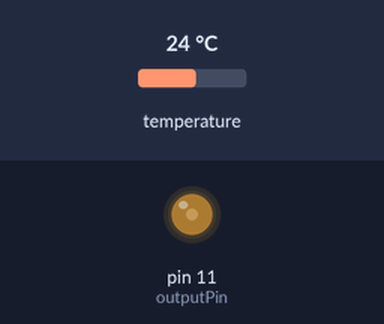
A sketch run on a simulated Arduino Uno, built with avr-gcc and run on an emulated ATmega328P. On the bench: output pins drawn as LEDs (lit = HIGH). The inputs (shaded band) are chosen by the test bench; at power-on: temperature 24 °C. What the sketch prints to the serial monitor is not drawn.

Above: at 0.1 s.
Timing chart, 0 to 122.3 s (numbered marks = the images above):
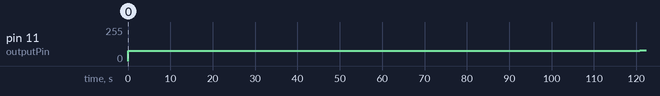

The sketch:

arduino_thermostat.ino
```cpp
// By Maci Harrell
// Special thanks to:
// Miuzei tutorial libraries for help with the beeper program
// RobotDyn tutorial libraries for help with the dimmer program
// Konstantin Dimitrov on the Arduino project hub for help with temp probe program
// And my dad for helping me wire everything up :)

/********************************************************************/
// Imports Libraries
#include <OneWire.h>
#include <DallasTemperature.h>
#include <RBDdimmer.h>//
/********************************************************************/
// This section controls what pins the modules are plugged into. They are currently set to 8 for the temp probe and 11 for the dimmer.
#define ONE_WIRE_BUS 8 // This is the pin the temp probe is plugged into
#define USE_SERIAL  Serial
#define outputPin  11 // This is the pin the dimmer is plugged into
#define zerocross  5
/********************************************************************/
// Initialises temperature probe
OneWire oneWire(ONE_WIRE_BUS);
DallasTemperature sensors(&oneWire);
/********************************************************************/
// Initialises dimmer
dimmerLamp dimmer(outputPin);
/********************************************************************/
// Initialises variables
int brightness = 30;
// The above light brightness is controlled on a scale of 0-100, with 0 being off and 100 being full power
// This variable controls what brightness the light should start at before it begins to adjust to fit the temperature
// I would recommend figuring out what brightness would start it at about room temperature and setting the variable to that, so it can slowly warm up and not shock your animal
float current_temp = 0;
float previous_temp = 0;
float temp_difference = 0;
bool needs_increase = false;
bool needs_decrease = false;
int count = 0;
int o_brightness = 0;
unsigned long current_mils = 0;
unsigned long previous_temp_mils = 0;


void setup(void)
{
 // Set up for the temperature probe:
 Serial.begin(9600);
 sensors.begin();
 // Set up for the dimmer:
  USE_SERIAL.begin(9600);
  dimmer.begin(NORMAL_MODE, ON);
}


void loop(void)
{
  // This counts the number of milliseconds that have passed and calls the tempandlights function and buzzer function
  current_mils = millis();
  tempandlights();
}

void tempandlights() {
  if (current_mils - previous_temp_mils >= 60000) { // causes another reading and adjustment to occur in 60 seconds; to change, replace the "60000" with number of MILLIseconds you'd like to delay
     o_brightness = brightness;
     sensors.requestTemperatures(); // Send the command to get temperature readings
/********************************************************************/
     bool needs_increase = false; // Resets the switch that tells the dimmer if it should increase or decrease
     bool needs_decrease = false;
/********************************************************************/
     Serial.print("\nTemperature is: "); // Finds and prints the current temperature to the serial monitor
     current_temp = sensors.getTempFByIndex(0);
     Serial.print(current_temp);
/********************************************************************/
     Serial.print(" Temperature difference: "); // Finds and prints the difference between the current temperature and the last temperature reading
     temp_difference = current_temp - previous_temp;
     Serial.print(temp_difference);
/********************************************************************/
// This block determines if the temperature is within the range needed for your animal and if it needs to increase or decrease, prints it to the serial monitor
     if ((current_temp < 80) and (temp_difference <= 0.1)) { // Replace the "80" in this line with the lower bound for your animal's temperature range
        needs_increase = true;
        Serial.print(" Needs increase"); // prints if temp needs to increase
     }

     if ((current_temp > 82) and (temp_difference >= -0.1)) { // Replace the "82" in this line with the upper bound of your animal's temperature range
        needs_decrease = true;
        Serial.print(" Needs decrease"); // prints if temp needs to decrease
     }
 /********************************************************************/
     previous_temp = current_temp; // sets the previous temperature reading to the most recent temperature reading
     // This block increases or decreases the temperature based on the previous block of code
     if (needs_increase) {
       brightness = brightness + 1;
       Serial.print(" Brightness increasing "); // prints if brightness increases
     }
    if (needs_decrease) {
     brightness = brightness - 1;
     Serial.print(" Brightness decreasing "); // prints if brightness decreases
    }
    // If you would like your light to go up or down by more than 1% brightness at a time, change the 1 in "brightness +/- 1" to whatever you would like
    // I would recommend using a very low number, though, or else it might boomerang between hot and cold without regulating easily
    Serial.print(brightness); // prints the current brightness setting
    Serial.print(count);
    count = count + 1;
    previous_temp_mils = current_mils;
    }
 dimmer.setPower(brightness);
}
```

Measured:
- by itself, pin 11 (outputPin): 0/255 → 76/255 at 0.02 s, → 79/255 121 s later
